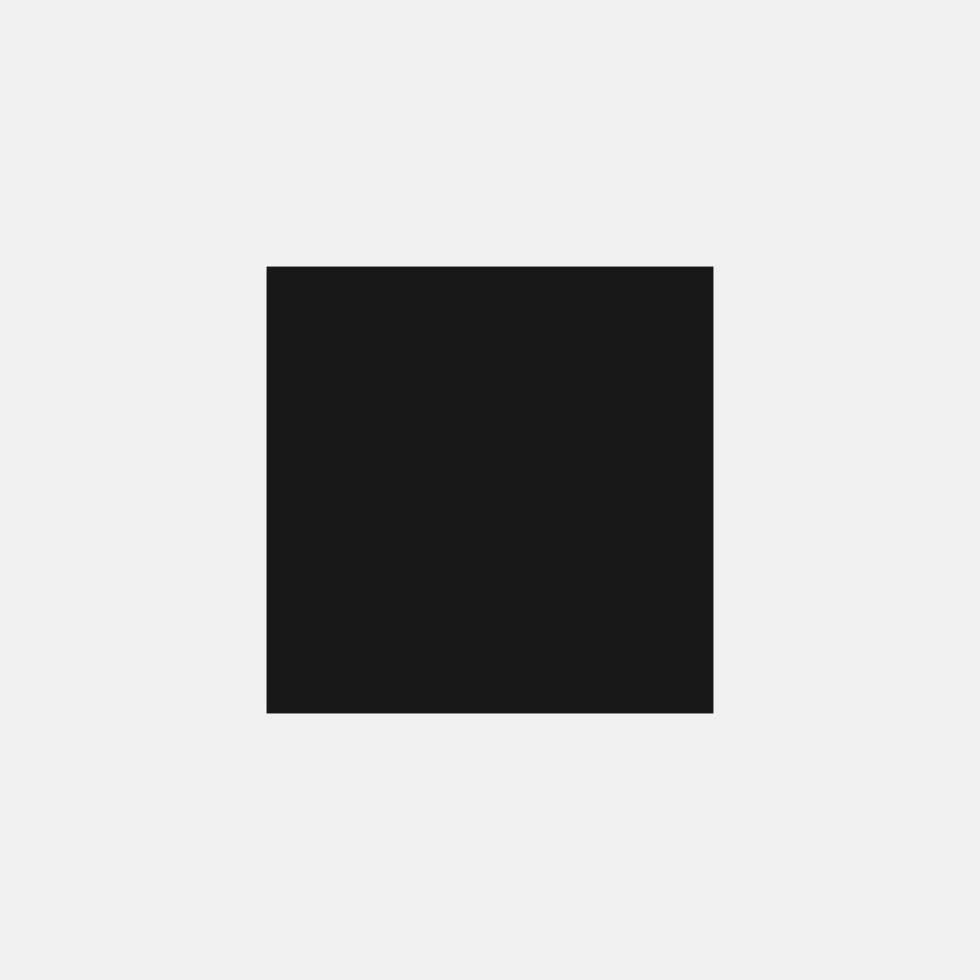
#> input picture TP2 - ReconocerObjetos - ML/shapes/cuadrado.jpg, 980 x 980 px
$ python 'generador_descriptores copy.py'
#> lines starting #> are read from the running program, lines starting #| are printed output that depends on the picture; after the words box and inside, x2 and y2 are one past the last pixel; in counts of white or black regions, pixels touching at a corner belong together
import cv2
import numpy as np
#import matplotlib as plt


frameWidth = 640
frameHeight = 480
cam = cv2.VideoCapture(0)
cam.set(3, frameWidth)
cam.set(4, frameHeight)

def empty(a):
    pass

## Parameters window:
cv2.namedWindow("Parametros")
cv2.resizeWindow("Parametros", 640,240)
cv2.createTrackbar("Umbral","Parametros",93,255,empty)
cv2.createTrackbar("Distancia","Parametros",20,100,empty)
cv2.createTrackbar("Area","Parametros",500,10000,empty)

#Refernce dictionary
references = {}

## Get reference images
square = cv2.imread("./shapes/cuadrado.jpg")
#> square is the input picture: shape (980, 980, 3); min 13, max 251, mean 195.9
gray_square = cv2.cvtColor(square, cv2.COLOR_BGR2GRAY)
binary_square = cv2.threshold(gray_square,50,255,cv2.THRESH_BINARY)[1]
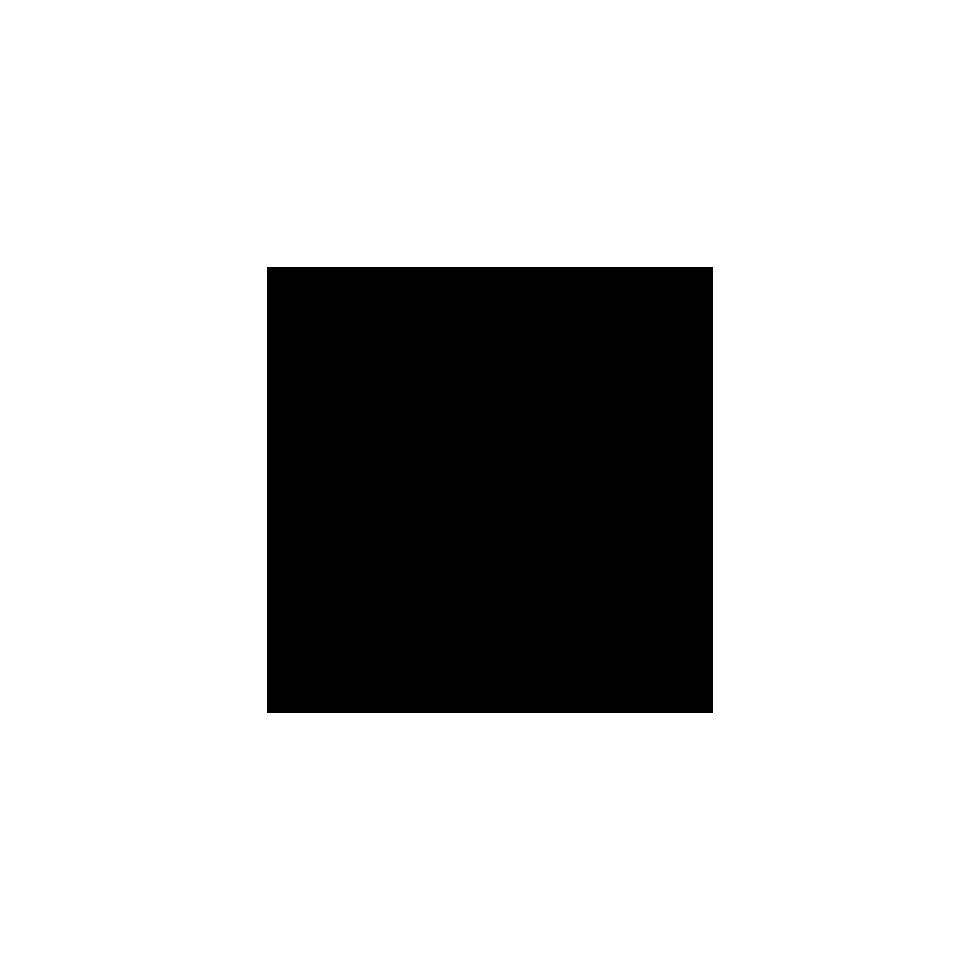
#> binary_square: shape (980, 980); 79.3% white; 1 black region
sq_contours, sq_hierachy = cv2.findContours(binary_square, cv2.RETR_TREE, cv2.CHAIN_APPROX_NONE)
#> sq_contours = 2 contours; box (x1, y1, x2, y2) and area: (0, 0, 980, 980) 958441, (266, 266, 714, 714) 199807; sq_hierachy = [[-1, -1, 1, -1], [-1, -1, -1, 0]]
references["square"] = sq_contours[0]

triangle = cv2.imread("./shapes/triangulo.png")
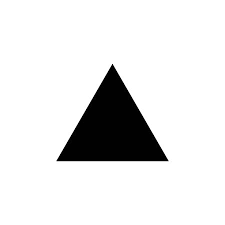
#> input picture TP2 - ReconocerObjetos - ML/shapes/triangulo.png, 225 x 225 px
#> triangle is the input picture: shape (225, 225, 3); min 1, max 255, mean 227.5
gray_triangle = cv2.cvtColor(triangle, cv2.COLOR_BGR2GRAY)
binary_triangle = cv2.threshold(gray_triangle,50,255,cv2.THRESH_BINARY)[1]
#> binary_triangle: shape (225, 225); 89.3% white; 1 black region
tr_contours, tr_hierachy = cv2.findContours(binary_triangle, cv2.RETR_TREE, cv2.CHAIN_APPROX_NONE)
#> tr_contours = 2 contours; box (x1, y1, x2, y2) and area: (0, 0, 225, 225) 50176, (56, 63, 169, 162) 5555; tr_hierachy = [[-1, -1, 1, -1], [-1, -1, -1, 0]]
references["triangle"] = tr_contours[0]

circle = cv2.imread("./shapes/circulo.jpg")
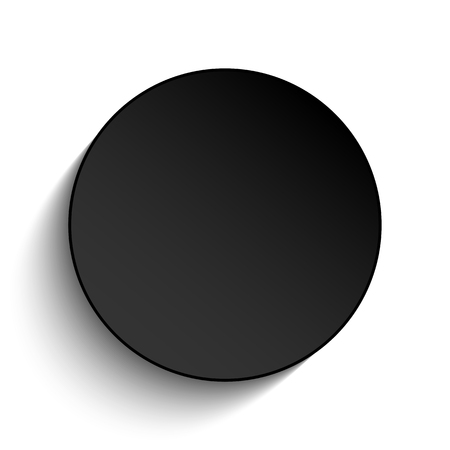
#> input picture TP2 - ReconocerObjetos - ML/shapes/circulo.jpg, 450 x 450 px
#> circle is the input picture: shape (450, 450, 3); min 0, max 255, mean 163.6
gray_circle = cv2.cvtColor(circle, cv2.COLOR_BGR2GRAY)
binary_circle = cv2.threshold(gray_circle,50,255,cv2.THRESH_BINARY)[1]
#> binary_circle: shape (450, 450); 63.3% white; 29 black regions (28 under 20 px)
cir_contours, cir_hierachy = cv2.findContours(binary_circle, cv2.RETR_TREE, cv2.CHAIN_APPROX_NONE)
#> cir_contours = 118 contours, 115 with area under 20; largest, box (x1, y1, x2, y2) and area: (0, 0, 450, 450) 201601, (67, 68, 382, 383) 77346, (78, 267, 239, 378) 2488; cir_hierachy = 118 rows, first 6: [-1, -1, 1, -1], [-1, -1, 2, 0], [3, -1, -1, 1], [4, 2, -1, 1], [5, 3, -1, 1], [6, 4, -1, 1]
references["circle"] = cir_contours[0]

##Funcion para apilar las ventanas:
def stackImages(scale,imgArray):
    rows = len(imgArray)
    cols = len(imgArray[0])
    rowsAvailable = isinstance(imgArray[0], list)
    width = imgArray[0][0].shape[1]
    height = imgArray[0][0].shape[0]
    if rowsAvailable:
        for x in range ( 0, rows):
            for y in range(0, cols):
                if imgArray[x][y].shape[:2] == imgArray[0][0].shape [:2]:
                    imgArray[x][y] = cv2.resize(imgArray[x][y], (0, 0), None, scale, scale)
                else:
                    imgArray[x][y] = cv2.resize(imgArray[x][y], (imgArray[0][0].shape[1], imgArray[0][0].shape[0]), None, scale, scale)
                if len(imgArray[x][y].shape) == 2: imgArray[x][y]= cv2.cvtColor( imgArray[x][y], cv2.COLOR_GRAY2BGR)
        imageBlank = np.zeros((height, width, 3), np.uint8)
        hor = [imageBlank]*rows
        hor_con = [imageBlank]*rows
        for x in range(0, rows):
            hor[x] = np.hstack(imgArray[x])
        ver = np.vstack(hor)
    else:
        for x in range(0, rows):
            if imgArray[x].shape[:2] == imgArray[0].shape[:2]:
                imgArray[x] = cv2.resize(imgArray[x], (0, 0), None, scale, scale)
            else:
                imgArray[x] = cv2.resize(imgArray[x], (imgArray[0].shape[1], imgArray[0].shape[0]), None,scale, scale)
            if len(imgArray[x].shape) == 2: imgArray[x] = cv2.cvtColor(imgArray[x], cv2.COLOR_GRAY2BGR)
        hor= np.hstack(imgArray)
        ver = hor
    return ver

def get_contours(img,img_contour,param_area):

    contours, hierachy = cv2.findContours(img,cv2.RETR_TREE,cv2.CHAIN_APPROX_NONE)


    for i, cont in enumerate(contours):
        #Para que NO marque el primer contorno (toda la imagen)
        if i == 0:
            continue

        #Reduzco el ruido mediante el area (elimino contornos pequeños)
        area = cv2.contourArea(cont)
        print(f'Contorno {i} con area {area}. Limite en {param_area}')
        if area >= param_area:
            perimeter = cv2.arcLength(cont, True)
            aprox = cv2.approxPolyDP(cont, 0.02*perimeter, True)
            cv2.drawContours(img_contour, contours,-1,(0,255,0),7)

            x,y,w,h = cv2.boundingRect(aprox)
            x_mid = int(x + w/3)
            y_mid = int(y + h/1.5)

            coords = (x_mid,y_mid)
            colour = (0,0,0)

def process_img(img, threshold1, match_dist, min_area):
    #La convierto a gris
    img_blur = cv2.GaussianBlur(img, (7,7), 1)
    img_gray = cv2.cvtColor(img_blur, cv2.COLOR_BGR2GRAY)

    #La convierto a binaria
    _, img_binary = cv2.threshold(img_gray, threshold1,255,cv2.THRESH_BINARY)

    # Operación morfológica
    kernel = np.ones((5, 5), np.uint8)
    img_binary = cv2.morphologyEx(img_binary, cv2.MORPH_CLOSE, kernel)

    #Contornos
    contours, _ = cv2.findContours(img_binary, cv2.RETR_TREE, cv2.CHAIN_APPROX_NONE)

    #Para cada contorno detectado
    for c in contours:
        area = cv2.contourArea(c)
        if area < min_area:
            continue

        x, y, w, h = cv2.boundingRect(c)
        best_match = None
        best_dist = float("inf")

        for name, cont in references.items():
            dist = cv2.matchShapes(c, cont, cv2.CONTOURS_MATCH_I1, 0.0)
            if dist < best_dist:
                best_dist = dist
                best_match = name

        color = (0, 0, 255)  # rojo por defecto (desconocido)
        label = "Desconocido"

        if best_dist < match_dist:
            color = (0, 255, 0)  # verde si es conocido
            label = best_match

            if cv2.waitKey(1) & 0xFF == 32:
                    moments = cv2.moments(c)
                    hu_moments = cv2.HuMoments(moments)
                    print(hu_moments)


        cv2.drawContours(img, [c], -1, color, 2)
        cv2.putText(img, label, (x, y - 10), cv2.FONT_HERSHEY_SIMPLEX, 0.6, color, 2)

    return img, img_binary

while True:
    #Obtener parametros
    threshold1 = cv2.getTrackbarPos("Umbral","Parametros")
    match_dist = cv2.getTrackbarPos("Distancia","Parametros") / 100.0
    min_area = cv2.getTrackbarPos("Area","Parametros")

    #Obtengo imagen de webcam
    success, img = cam.read()
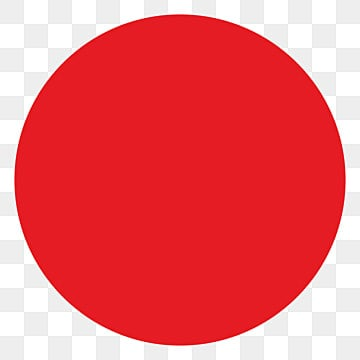
#> input picture TP2 - ReconocerObjetos - ML/shapes/circulo2.jpg, 360 x 360 px, given in place of the camera
#> img is the input picture: shape (360, 360, 3); mean B, G, R 106, 100.8, 234.3
    img_contour = img.copy()


    #Proceso el frame
    result, img_binary = process_img(img.copy(),threshold1,match_dist,min_area)
#> in process_img, `_, img_binary = cv2.threshold(img_gray, threshold1,255,cv2.THRESH_BINA..`:
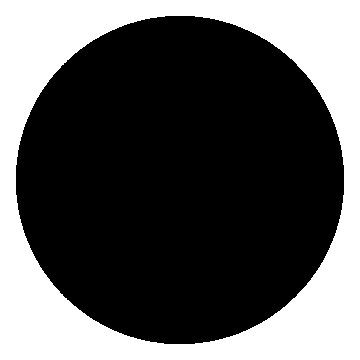
#> img_binary: shape (360, 360); 34.7% white; 1 white region
#> in process_img, `contours, _ = cv2.findContours(img_binary, cv2.RETR_TREE, cv2.CHAIN_AP..`: contours = 2 contours; box (x1, y1, x2, y2) and area: (0, 0, 360, 360) 128881, (15, 15, 345, 345) 85139
#> the loop in process_img, `for c in contours:` made 2 passes; (key q is pressed on pass 1)
#> (area, x, y, w, h, color, label) on passes 1 to 2: (128881, 0, 0, 360, 360, (0, 255, 0), 'square'), (85139, 15, 15, 330, 330, (0, 255, 0), 'circle')
#> after the loop in process_img, `for c in contours:`:
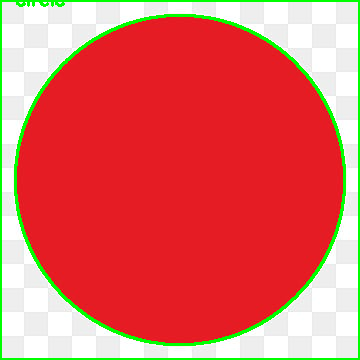
#> img: shape (360, 360, 3); 5.07% of pixels changed, all inside (x1, y1, x2, y2) = (0, 0, 360, 360)


    #img_canny = cv2.Canny(img_gray,threshold1,threshold2)


    #get_contours(img_dil,img_contour,area)
    stack = stackImages(0.8,([img,img_binary,result]))
#> in stackImages, `rows = len(imgArray)`: rows = 3
#> in stackImages, `cols = len(imgArray[0])`: cols = 360
#> in stackImages, `rowsAvailable = isinstance(imgArray[0], list)`: rowsAvailable = False
#> after the loop in stackImages, `for x in range(0, rows):`: imgArray = 3 items
#> in stackImages, `hor= np.hstack(imgArray)`:
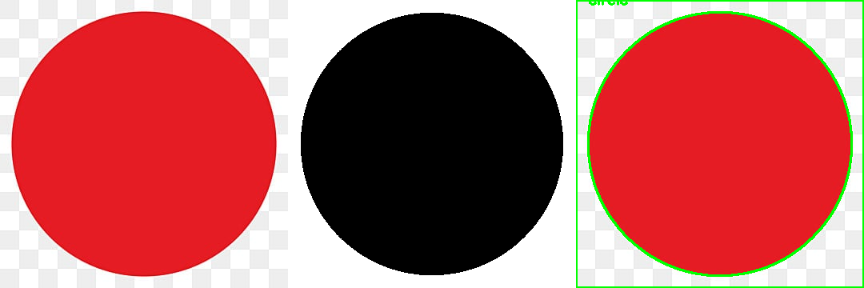
#> hor: shape (288, 864, 3); mean of channels 0, 1, 2 97.5, 98.4, 181.7; drawn as B, G, R
    cv2.imshow("Resultado",stack)


    if cv2.waitKey(1) & 0xFF == ord('q'):
#> (key q is pressed here)
        break
